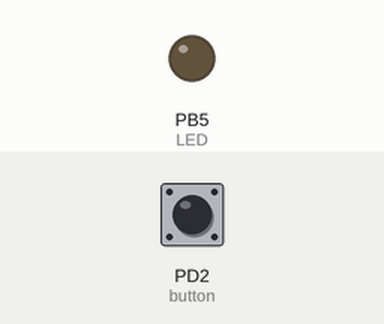
This program was run on a simulated ATmega328P, built with avr-gcc and emulated at 16 MHz. On the bench: output pins drawn as LEDs (lit = HIGH). The test bench sets the inputs (shaded band); at power-on: PD2 (button) LOW.

Above: at 1.2 s.
1.3 s: PD2 (button) pulled HIGH for 0.15 s
At 2.3 s:
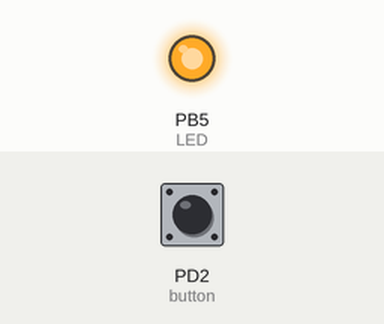
2.9 s: PD2 (button) pulled HIGH for 1 s
At 3.5 s:
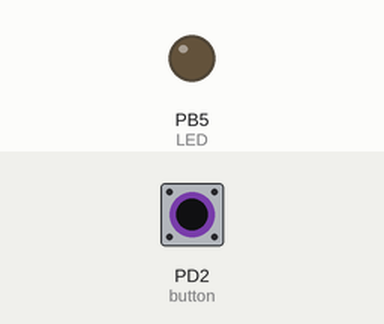
5.4 s: PD2 (button) pulled HIGH for 3.2 s
At 6.6 s:
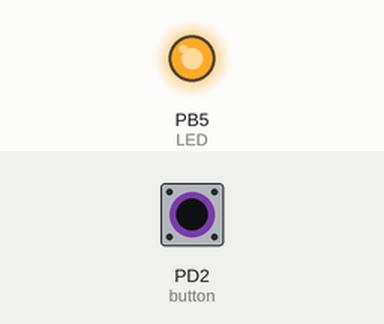
Timing chart, 0 to 8.4 s (numbered marks = the images above; inputs shaded):
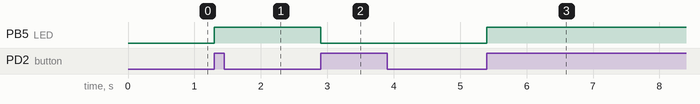

Measured:
- after the input at 1.3 s, PB5 (LED): LOW → HIGH at once
- after the input at 2.9 s, PB5 (LED): HIGH → LOW at once
- after the input at 5.4 s, PB5 (LED): LOW → HIGH at once

The program:

main.c
```c
#include <avr/io.h>
#include <avr/interrupt.h>

ISR(INT0_vect) {

    PORTB ^= (1 << PORTB5);   // toggle LED

}

int main(void){

    DDRB |= (1 << DDB5); // PB5 = output (LED)
    DDRD &= ~(1 << DDD2); // PD2 = input (button)

    EICRA |= (1 << ISC00) | (1 << ISC01);  // ISC01:ISC00 = 11 -> rising only
    EIMSK |= (1 << INT0);   // enable INT0

    sei();                     // enable global interrupts

    while(1){
        // CPU free - LED updates happen in the ISR
    }

    return 0;
}
```
